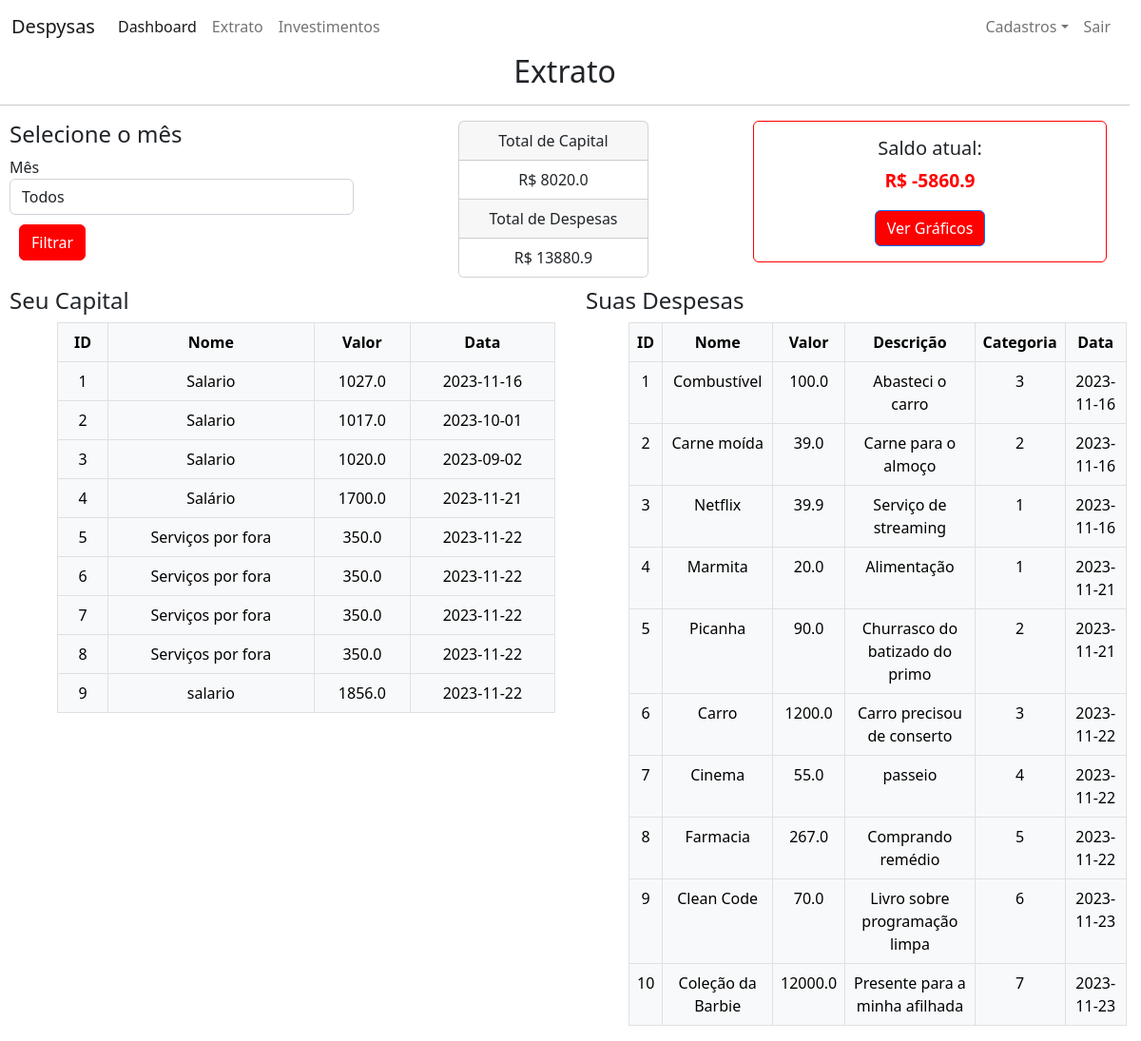
The app's page /table (signed in), older data.
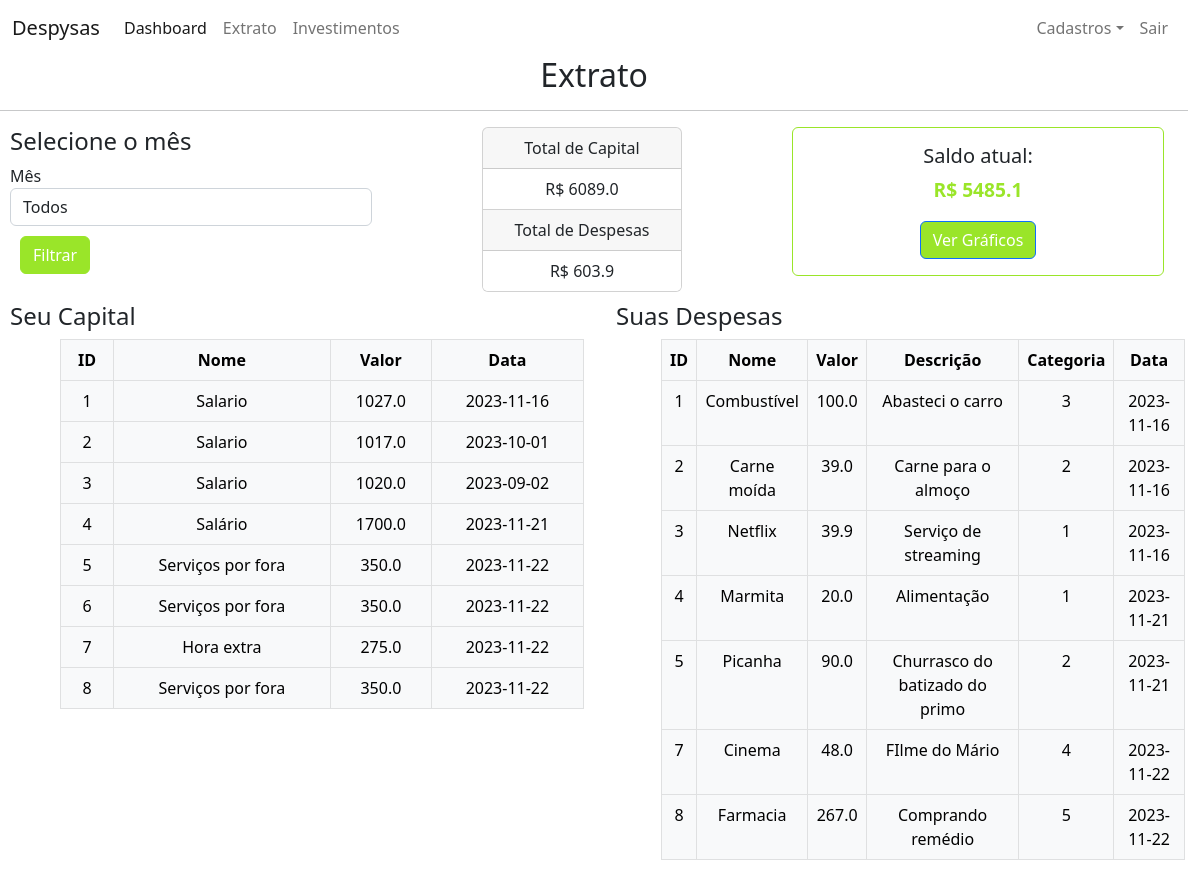
The same page, newer data.
### despysas/models.py (models this page shows)
class Capitais(db.Model):
    id = db.Column(db.Integer, primary_key=True)
    nome = db.Column(db.String(length=30), nullable=False)
    valor = db.Column(db.Float, nullable=False)
    data = db.Column(db.Date, default=date.today(), nullable=True)

class Despesas(db.Model):
    id = db.Column(db.Integer, primary_key=True)
    nome = db.Column(db.String(length=30), nullable=False)
    valor = db.Column(db.Float, nullable=False)
    descricao = db.Column(db.String(length=500), nullable=False)
    categoria = db.Column(db.Integer, db.ForeignKey('categorias.id'), nullable=False)
    data = db.Column(db.Date, default=date.today(), nullable=True)

### despysas/routes.py (the view)
@app.route('/table', methods=['GET','POST']) # decorator rota table
@login_required
def page_table():
    form = TabelaFiltrada()
    form.meses.choices = [('', "Todos")] + [(1, "Janeiro"), (2,"Fevereiro"), (3,"Março"), (4,"Abril"), (5,"Maio"), (6,"Junho"), (7,"Julho"), (8,"Agosto"), (9,"Setembro"), (10,"Outubro"), (11,"Novembro"), (12,"Dezembro")]
    if request.method == 'POST':
        mes = form.meses.data
        capitais = Capitais.query.filter(extract("month", Capitais.data) == mes).all()
        despesa = Despesas.query.filter(extract("month", Despesas.data) == mes).all()
        return render_template("table.html", capital=capitais, despesa=despesa, form=form)
    capital = Capitais.query.all() # consulta em todas as linhas da tabela Capitais
    despesa = Despesas.query.all() # consulta em todas as linhas da tabela Despesas
    entrada = sum(x.valor for x in capital)
    saida = sum(x.valor for x in despesa)
    return render_template("table.html", capital=capital, despesa=despesa, form=form, entrada=entrada, saida=saida) # renderiza o arquivo table.html com os parametros

### despysas/forms.py
class TabelaFiltrada(FlaskForm):
    meses = SelectField(label="Mês", choices=[], validators=[InputRequired(message='Por favor, selecione uma opção')])

### despysas/models.py (called while the page is built)
@login_manager.user_loader
def load_user(user_id):
    return Users.query.get(int(user_id))

### despysas/templates/table.html (shortened to what this page needs)
{% extends 'base.html' %}
{% block content %}
    <h2 style="text-align: center;">Extrato</h2>
    <hr>
    <div class="row" style="max-width: 100%;">
        <div class="col-sm-4" style="margin-left: 10 px;">
            <h4 style="margin-left: 10px;">Selecione o mês</h4>
            <form method="POST" class="formi">
                {{ form.meses.label() }}
                {{ form.meses(class="form-control", placeholder="Selecione o mês") }}
                <input type="submit" value="Filtrar" class="btn btn-secondary" id="btnSub">
            </form>
        </div>
        <div class="col-sm-4" style="display: flex; justify-content: center; align-items: center;">
            <div class="card text-center" style="width: 200px;">
                <div class="card-header">
                  Total de Capital
                </div>
                <ul class="list-group list-group-flush">
                  <li class="list-group-item">R$ {{ entrada }}</li>
                </ul>
                <div class="card-header">
                    Total de Despesas
                  </div>
                  <ul class="list-group list-group-flush">
                    <li class="list-group-item">R$ {{ saida }}</li>
                  </ul>
              </div>
        </div>
        <div class="col-sm-4">
            <div class="card text-center" id="cardSaldo">
                <div class="card-body">
                    <h5 class="card-title">Saldo atual:</h5>
                    <p class="card-text calc">R$ {{ entrada - saida }}</p>
                    <a href="{{url_for('page_dashboard')}}" class="btn btn-primary" id="bto">Ver Gráficos</a>
                </div>
            </div>
        </div>
    </div>
    <div class="row">
        <div class="col-sm-6">
            <h4 style="margin-left: 10px; margin-top: 10px;">Seu Capital</h4>
            <table class="table table-hover table-bordered table-light" style="max-width: 90%; text-align: center; margin-left: 60px;">
                <thead>
                    <th scope="col">ID</th>
                    <th scope="col">Nome</th>
                    <th scope="col">Valor</th>
                    <th scope="col">Data</th>
                </thead>
                <tbody>
                    {% for item in capital %}
                    <tr>
                        <td>{{item.id}}</td>
                        <td>{{item.nome}}</td>
                        <td>{{item.valor}}</td>
                        <td>{{item.data}}</td>
                    </tr>
                    {% endfor %}
                </tbody>
            </table>
        </div>
        <div class="col-sm-6">
            <h4 style="margin-left: 10px; margin-top: 10px;">Suas Despesas</h4>
            <table class="table table-hover table-bordered table-light" style="max-width: 90%; text-align: center; margin-left: 55px;">
                <thead>
                    <th scope="col">ID</th>
                    <th scope="col">Nome</th>
                    <th scope="col">Valor</th>
                    <th scope="col">Descrição</th>
                    <th scope="col">Categoria</th>
                    <th scope="col">Data</th>
                </thead>
                <tbody>
                    {% for item in despesa %}
                    <tr>
                        <td>{{item.id}}</td>
                        <td>{{item.nome}}</td>
                        <td>{{item.valor}}</td>
                        <td>{{item.descricao}}</td>
                        <td>{{item.categoria}}</td>
                        <td>{{item.data}}</td>
                    </tr>
                    {% endfor %}
                </tbody>
            </table>
        </div>
    </div>
{% endblock %}

Row changes from the older to the newer data that the page shows:
removed Capitais: id "9", nome "salario", valor "1856.0", data "2023-11-22"
removed Despesas: id "6", nome "Carro", valor "1200.0", descricao "Carro precisou de conserto", categoria "3", data "2023-11-22"
removed Despesas: id "9", nome "Clean Code", valor "70.0", descricao "Livro sobre programação limpa", categoria "6", data "2023-11-23"
removed Despesas: id "10", nome "Coleção da Barbie", valor "12000.0", descricao "Presente para a minha afilhada", categoria "7", data "2023-11-23"
changed Capitais id 7: nome "Serviços por fora" → "Hora extra"; valor "350.0" → "275.0"
changed Despesas "Cinema": valor "55.0" → "48.0"; descricao "passeio" → "FIlme do Mário"
Text that changed along with them:
{{ entrada }}: "8020.0" → "6089.0"
{{ saida }}: "13880.9" → "603.9"
{{ entrada - saida }}: "-5860.9" → "5485.1"
